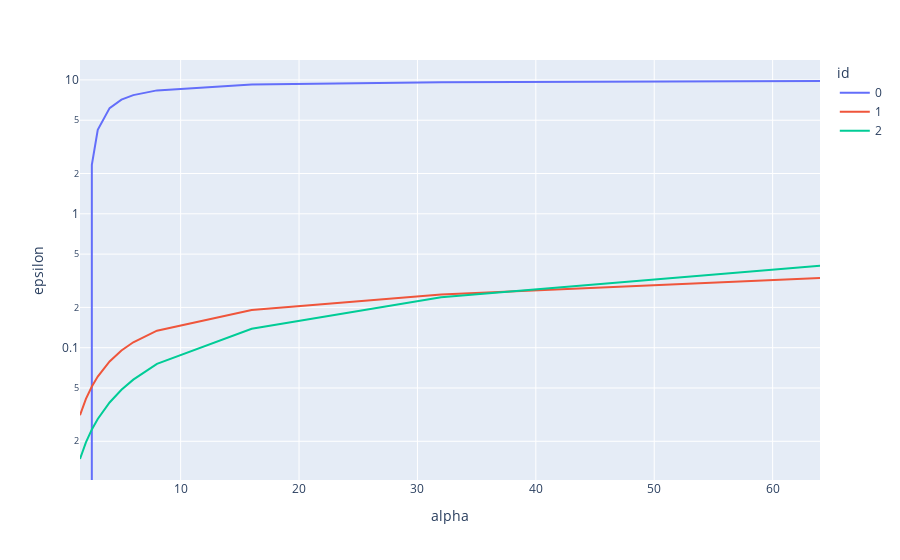

The cell this chart's notebook holds for it:
### Code cell
g1 = GaussianCurve(sigma=15) + LaplaceCurve(laplace_noise=5.0)
g2 = GaussianCurve(sigma=10) + LaplaceCurve(laplace_noise=10.0)
plot_budgets([block, g1, g2])

### Figure 1 — Plotly figure (JSON) as saved in the notebook; plotly's stock layout.template omitted (floating-point values rounded to 4 significant figures)
{"data": [{"hovertemplate": "id=0<br>alpha=%{x}<br>epsilon=%{y}<extra></extra>", "legendgroup": "0", "line": {"color": "#636efa", "dash": "solid"}, "marker": {"symbol": "circle"}, "mode": "lines", "name": "0", "orientation": "v", "showlegend": true, "type": "scatter", "x": [1.5, 1.75, 2, 2.5, 3, 4, 5, 6, 8, 16, 32, 64], "xaxis": "x", "y": [0, 0, 0, 2.325, 4.244, 6.162, 7.122, 7.697, 8.355, 9.232, 9.629, 9.817], "yaxis": "y"}, {"hovertemplate": "id=1<br>alpha=%{x}<br>epsilon=%{y}<extra></extra>", "legendgroup": "1", "line": {"color": "#EF553B", "dash": "solid"}, "marker": {"symbol": "circle"}, "mode": "lines", "name": "1", "orientation": "v", "showlegend": true, "type": "scatter", "x": [1.5, 1.75, 2, 2.5, 3, 4, 5, 6, 8, 16, 32, 64], "xaxis": "x", "y": [0.0313, 0.03641, 0.04146, 0.05135, 0.06092, 0.07892, 0.09521, 0.1098, 0.1341, 0.1916, 0.2493, 0.3313], "yaxis": "y"}, {"hovertemplate": "id=2<br>alpha=%{x}<br>epsilon=%{y}<extra></extra>", "legendgroup": "2", "line": {"color": "#00cc96", "dash": "solid"}, "marker": {"symbol": "circle"}, "mode": "lines", "name": "2", "orientation": "v", "showlegend": true, "type": "scatter", "x": [1.5, 1.75, 2, 2.5, 3, 4, 5, 6, 8, 16, 32, 64], "xaxis": "x", "y": [0.01475, 0.0172, 0.01964, 0.02452, 0.02938, 0.03899, 0.04845, 0.05774, 0.07568, 0.1387, 0.2382, 0.4091], "yaxis": "y"}], "layout": {"legend": {"title": {"text": "id"}, "tracegroupgap": 0}, "margin": {"t": 60}, "xaxis": {"anchor": "y", "domain": [0, 1], "title": {"text": "alpha"}}, "yaxis": {"anchor": "x", "domain": [0, 1], "title": {"text": "epsilon"}, "type": "log"}}}
